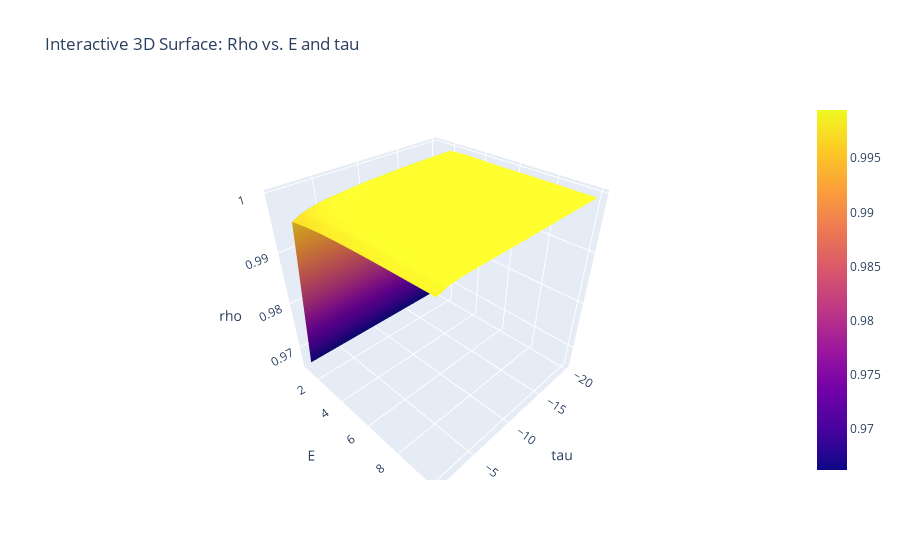

Notebook cell for this chart:
### Code cell
import pandas as pd
from toolbox import ccm_functions as cf
import importlib
importlib.reload(cf)

idx = 9
data_array = Temps[idx, 0, 1:5, :].T.copy()
time = np.arange(1, len(np.squeeze(Temps[0, 0, 1, :])) + 1)

# Prepare DataFrame
df_BOX2 = pd.DataFrame({
    'age': time,
    'BOX2': data_array[:, 1],  
})

df_BOX3 = pd.DataFrame({
    'age': time,
    'BOX3': data_array[:, 2],    
})


cf.find_optimal_E_tau(df_BOX2, df_BOX3, maxE=10, maxTau=-20)

### Figure 1 — Plotly figure (JSON) as saved in the notebook; plotly's stock layout.template omitted (floating-point values rounded to 4 significant figures; data arrays with more than 128 entries replaced by an {"elided": "..."} marker saying what was removed)
{"data": [{"type": "surface", "x": [-1, -2, -3, -4, -5, -6, -7, -8, -9, -10, -11, -12, -13, -14, -15, -16, -17, -18, -19, -20], "y": [1, 2, 3, 4, 5, 6, 7, 8, 9, 10], "z": {"elided": "10x20 float values"}}], "layout": {"autosize": true, "scene": {"xaxis": {"title": {"text": "tau"}}, "yaxis": {"title": {"text": "E"}}, "zaxis": {"title": {"text": "rho"}}}, "title": {"text": "Interactive 3D Surface: Rho vs. E and tau"}}}
